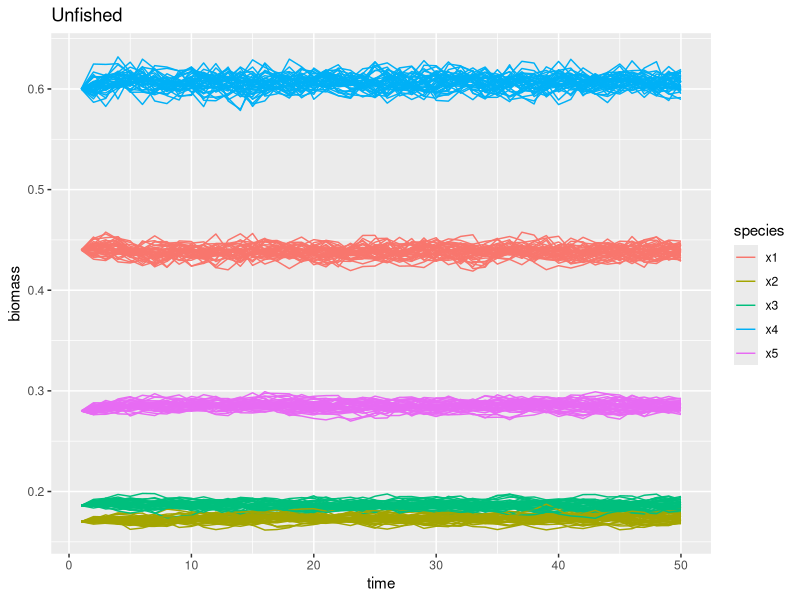
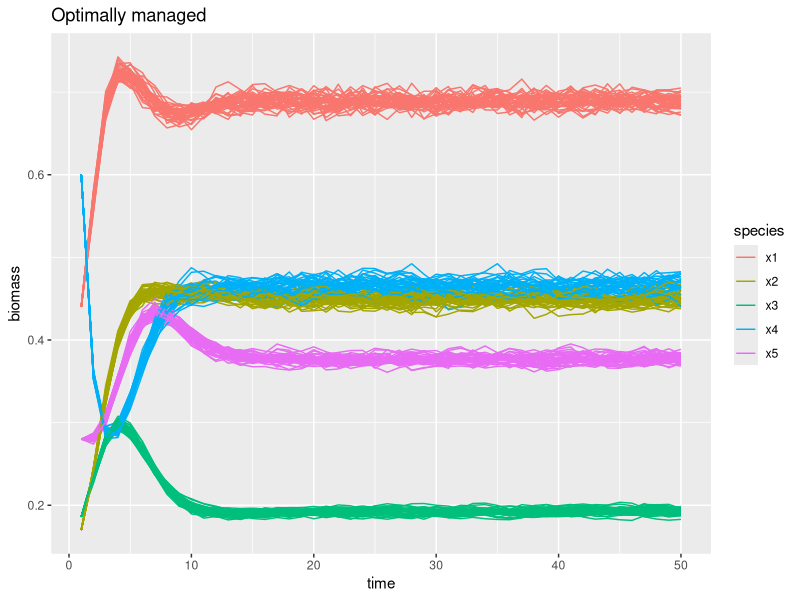
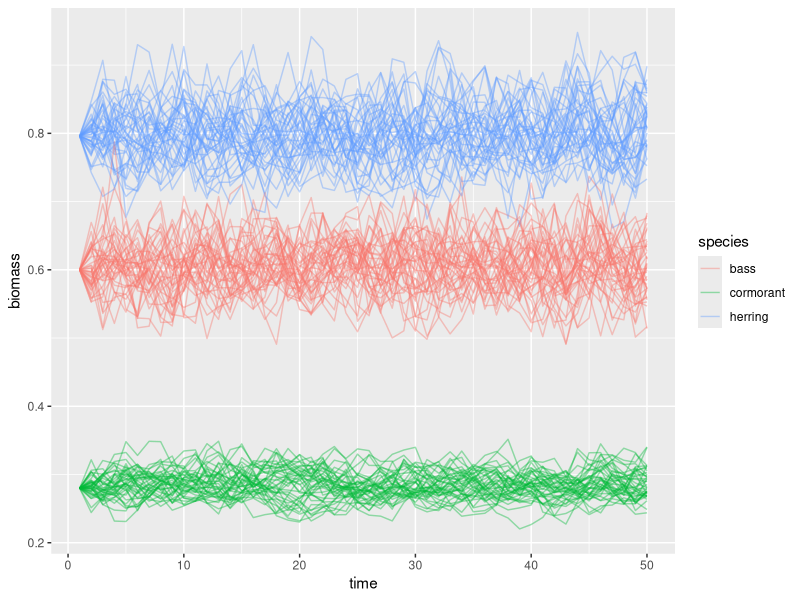

Recreate these plots in R, in order. (Note: a time limit stopped this script after it produced the figures.)
## ---- chunk 1
library(tidyverse)
## ---- chunk 2
## helper funs
format_sim <- function(df) {
  df %>%  
  transmute(time = time, cormorant = x5, bass = x4, herring = x1+x2+x3, r=r) %>%
  pivot_longer(any_of(c("cormorant", "bass", "herring")),
                  names_to = "species",
                  values_to = "biomass")
}
## ---- chunk 3
# x1,x2,x3 Herring (Prey)
# x4 Bass (predator)
# x5 Cormorant (conservation target, predator)
model_5sp <- function(u_prey = 0.5,
                      u_pred = 0.5,
                      sigma = 0.01,
                      x1o = 0.44, # unfished equib
                      x2o = 0.17,
                      x3o = 0.186,
                      x4o = 0.600,
                      x5o = 0.280,
                      Tmax = 50,
                      reps = 40) {
    df <- tibble()
    for(r in 1:reps){
      x1 <- x2 <- x3 <- x4 <- x5 <- numeric(Tmax)
      s1 <- s2 <- s3 <- s4 <- numeric(Tmax)
      xi1 <- rnorm(Tmax, 0, sigma)
      xi2 <- rnorm(Tmax, 0, sigma)
      xi3 <- rnorm(Tmax, 0, sigma)
      xi4 <- rnorm(Tmax, 0, sigma)
      xi5 <- rnorm(Tmax, 0, sigma)
  
      x1[1] <- x1o
      x2[1] <- x2o
      x3[1] <- x3o
      x4[1] <- x4o
      x5[1] <- x5o
     
      for (t in 1:(Tmax-1)) {
          s1[t] <- x1[t] * (1 - u_prey)
          s2[t] <- x2[t] * (1 - u_prey)
          s3[t] <- x3[t] * (1 - u_prey)
          s4[t] <- x4[t] * (1 - u_pred)
  
          x1[t+1] = s1[t]*exp(1.0213 - s1[t] - 0.0861*s2[t] - 0.3141*s3[t] - 0.7252*s4[t] - 0.2445*x5[t] + xi1[t])
          x2[t+1] = s2[t]*exp(1.0289 - 0.4765*s1[t] - s2[t] - 0.1370*s3[t] - 0.9811*s4[t] - 0.0915*x5[t] + xi2[t])
          x3[t+1] = s3[t]*exp(1.0207 - 0.3193*s1[t] - 0.3461*s2[t] - s3[t] - 0.6367*s4[t] - 0.8716*x5[t] + xi3[t])
          x4[t+1] = s4[t]*exp(0.7252*s1[t] + 0.9811*s2[t] + 0.6367*s3[t] - s4[t] + xi4[t])
          x5[t+1] = x5[t]*exp(0.2445*s1[t] + 0.0915*s2[t] + 0.8716*s3[t] - x5[t] +  xi5[t])
  
      }
      df <- dplyr::bind_rows(tibble(time = 1:Tmax, x1, x2, x3, x4, x5, r), df)
    }
    df
}

## ---- chunk 4
clip <- function(x, lower=0, upper=1) {
    x[x <= lower] <- lower
    x[x >= upper] <- upper
    x
}

## Compute the reward associated with a given simulation df given 
## rates for prey and predator species (x[1],x[2])
reward <- function(df,
                   x,
                   w3 = 0.5,              # Conservation value
                   w2 = 0.25,             # Predator harvest value
                   w1 = 1 - (w2+w3),      # Prey harvest value
                   delta = 0.999
                  ) {
    u_prey <- clip(x[1], 0, 1)
    u_pred <- clip(x[2], 0, 1)
    R <-
        w1 * u_prey * (df$x1 + df$x2 + df$x3) +
        w2 * u_pred * df$x4 +
        w3 * df$x5
    t <- seq_along(R)
    as.numeric(R %*% delta ^ t)
}

# Function to be optimized for fixed choice of harvest rates x[1],x[2]
utility <- function(x, f = model_5sp, ...) {

    u_prey <- clip(x[1], 0, 1)
    u_pred <- clip(x[2], 0, 1)
    df <- f(u_prey, u_pred, ...)

    # average accross the reps    
    df <- df %>% group_by(time) %>% summarise(across(.fns=mean))
    
    # negative since optimizer minimizes
    - reward(df, x)
}


## ---- chunk 5

o <- optim(c(0.01,0.5), utility, method="L-BFGS-B", lower = c(0,0), upper = c(1,1))
o$par
o$value

o <- optim(c(0.01,0.5), utility)
clip(o$par, 0, 1)
o$value

x <- c(0.0,.58)
utility(x)


## ---- chunk 6
df <- model_5sp(0, .0, sigma = 0.01)

df %>%
    pivot_longer(tidyselect::starts_with("x"),
                    names_to = "species",
                    values_to = "biomass") %>%
    ggplot(aes(time, biomass, group= interaction(species,r), col=species)) + geom_path() + ggtitle("Unfished")
## ---- chunk 7
df <- model_5sp(0, .58, sigma = 0.01)

df %>%
    pivot_longer(tidyselect::starts_with("x"),
                    names_to = "species",
                    values_to = "biomass") %>%
    ggplot(aes(time, biomass, group= interaction(species,r), col=species)) + 
  geom_path() + ggtitle("Optimally managed")
## ---- chunk 8
## Three-species 'view' of the underlying dynamics, without fishing, starting all species from a low level

#true_observations <- model_5sp(0, 0., sigma = 0.05, x1o =.033, x2o = .033, x3o = .033, x4o = .1, x5o = .1, Tmax = 50)
true_observations <- model_5sp(0, 0, sigma = 0.05)


obs <- true_observations %>% 
  transmute(time = time, cormorant = x5, bass = x4, herring = x1+x2+x3, r=r) %>%
    pivot_longer(any_of(c("cormorant", "bass", "herring")),
                    names_to = "species",
                    values_to = "biomass") 
  

obs %>%
    ggplot(aes(time, biomass, col = species, group = interaction(species,r))) +
    geom_path(alpha=0.4)
## ---- chunk 9
model_3sp <- function(u_prey = 0,
                      u_predator = 0,
                      A1 = 2,
                      R1 = 1.6,
                      A2 = 2.75,
                      R2 = 1.45,
                      Tmax = 50,
                      x1o = 0.44, # unfished equib
                      x2o = 0.17,
                      x3o = 0.186,
                      x4o = 0.600,
                      x5o = 0.280,
                      sigma = 0.01,
                      reps=40) {
    df <- tibble()
    for(r in 1:reps){
    omega1 <- rnorm(Tmax, 0, sigma)
    omega2 <- rnorm(Tmax, 0, sigma)
    omega3 <- rnorm(Tmax, 0, sigma)

    s1 <- x1 <- numeric(Tmax)
    s4 <- x4 <- numeric(Tmax)
    x2 <- x3 <- numeric(Tmax)
    x5 <- numeric(Tmax)
    
    x1[1] <- x1o + x2o + x3o
    x4[1] <- x4o
    x5[1] <- x5o

    for (t in 1:(Tmax-1)) {
        s1[t] <- x1[t] * (1 - 10*u_prey)
        s4[t] <- x4[t] * (1 - u_predator)

        x1[t+1] <- s1[t] * exp(R1 - s1[t] * A1 + omega1[t])
        x4[t+1] <- s4[t] * exp(R2 - s4[t] * A2 + omega2[t])
        x5[t+1] <- .25 * x1[t]
    }

    df <- bind_rows(df, tibble(time = 1:Tmax, x1, x2, x3, x4, x5, r=r))
    }
  df
}
## ---- chunk 10
# Optimal policy under identical utility
u_3sp <- function(x) utility(x, f = model_3sp)

m3sp <- optim(c(0.5,0.1), u_3sp)
m3sp$value
clip(m3sp$par, 0, 1)

## ---- chunk 11
model_B <- function(u_prey = 0.5,
                      u_pred = 0.5,
                      sigma = 0.05,
                      x1o = 0.44, # unfished equib
                      x2o = 0.17,
                      x3o = 0.186,
                      x4o = 0.600,
                      x5o = 0.280,
                      Tmax = 50,
                      R1 =  3, #1.15, #1.0213,
                      A11 = 8,
                      A14 = 0.9, # 0.7252,
                      A15 = 0.9, # 0.2445,
                      A41 =  0.1, #0.7252,
                      A51 = 0.3, # 0.2445,
                    reps = 40) {
  
    df <- tibble()
    for(r in 1:reps){
    
      x1 <- x4 <- x5 <- numeric(Tmax)
      s1 <-  s4 <- numeric(Tmax)
      x2 <- x3 <- numeric(Tmax)
      xi1 <- rnorm(Tmax, 0, sigma)
      xi4 <- rnorm(Tmax, 0, sigma)
      xi5 <- rnorm(Tmax, 0, sigma)
  
      x1[1] <- x1o + x2o + x3o
      x4[1] <- x4o
      x5[1] <- x5o
     
      for (t in 1:(Tmax-1)) {
          s1[t] <- x1[t] * (1 - u_prey)
          s4[t] <- x4[t] * (1 - u_pred)
          x1[t+1] = s1[t]*exp(R1 - A11*s1[t] - A14*s4[t] - A15 * x5[t] + xi1[t])
          x4[t+1] = s4[t]*exp(A41*s1[t] - s4[t] + xi4[t])
          x5[t+1] = x5[t]*exp(A51*s1[t] - x5[t] +  xi5[t])
  
      }
      df <- bind_rows(df, tibble(time = 1:Tmax, x1, x2, x3, x4, x5, r=r))
    }
    df
}
## ---- chunk 12
# Optimal policy under identical utility
u_B <- function(x) utility(x, f = model_B)
u_B(c(0, .58))
#optim(c(0.5,0.1), u_B, method = "L-BFGS-B", lower=0, upper=1)

B <- optim(c(.2,0.01), u_B)
model_B_policy <- clip(B$par, 0, 1)
model_B_policy

## ---- chunk 13


Tmax <- 20
x <- model_B_policy
#x <- c(0.,0.58)  # Following the optimal policy under model_B

sim <- model_5sp(u_prey = x[[1]], u_pred = x[[2]], Tmax = Tmax, sigma= 0.05)
obs <- sim %>% format_sim()
predict_B <- model_B(u_prey = x[[1]], u_pred = x[[2]], Tmax = Tmax) %>% format_sim()

reward(df = sim, x = x) / 40
## ---- chunk 14
obs_stats <- obs %>%
  group_by(time, species) %>% 
  summarize(sd = sd(biomass), biomass = mean(biomass), type = "observed")

predict_stats_B <- predict_B %>% 
  group_by(time, species) %>% 
  summarize(sd = sd(biomass), biomass = mean(biomass), type = "predicted_B")

bind_rows(obs_stats, predict_stats_B) %>% 
  filter(species != "herring") %>%
  ggplot(aes(time, biomass, col= species)) + 
  geom_point(aes(shape=type)) +
  geom_errorbar(aes(ymin = biomass - 2*sd, ymax = biomass + 2 *sd, lty=type))

## ---- chunk 15
## True observations vs forecasts, 5 steps ahead, while following the Optimal / Model 1 policy, starting with default initial condition
Tmax <- 10
x <- c(0,0.58)

sim <- model_5sp(u_prey = x[[1]], u_pred = x[[2]], Tmax = Tmax, sigma=0.05)
obs <- sim %>% format_sim()
predict <- model_3sp(u_prey = x[[1]], u_pred = x[[2]], Tmax = Tmax) %>% format_sim()

reward(df = sim, x = x) / 40
## ---- chunk 16
obs_stats <- obs %>%
  group_by(time, species) %>% 
  summarize(sd = sd(biomass), biomass = mean(biomass), type = "observed")

predict_stats <- predict %>% 
  group_by(time, species) %>% 
  summarize(sd = sd(biomass), biomass = mean(biomass), type = "predicted_A")

bind_rows(obs_stats, predict_stats) %>% 
  filter(species != "herring") %>%
  ggplot(aes(time, biomass, col= species)) + 
  geom_point(aes(shape=type)) +
  geom_errorbar(aes(ymin = biomass - 2*sd, ymax = biomass + 2 *sd, lty=type))
## ---- chunk 17
score_me <- function(x = c(0,0.58), process=model_5sp, forecast=model3p, Tmax=5) {
  
  obs <- process(u_prey = x[[1]], u_pred = x[[2]], Tmax = Tmax) %>% format_sim()
  predict <- forecast(u_prey = x[[1]], u_pred = x[[2]], Tmax = Tmax) %>% format_sim()
  
}
## ---- chunk 18
## True observations vs forecasts, 5 steps ahead, unfished, starting with default initial condition
Tmax <- 20
x <- c(0,0.)

obs <- model_5sp(u_prey = x[[1]], u_pred = x[[2]], sigma=0.05, Tmax = Tmax) %>% format_sim()
predict <- model_3sp(u_prey = x[[1]], u_pred = x[[2]], Tmax = Tmax) %>% format_sim()


obs_stats <- obs %>%
  group_by(time, species) %>% 
  summarize(sd = sd(biomass), biomass = mean(biomass))

predict_stats <- predict %>% 
  group_by(time, species) %>% 
  summarize(sd = sd(biomass), biomass = mean(biomass))

## dotted are forecasted values, solid are observed values


predict_stats %>%
  ggplot(aes(time, biomass, col= species)) + 
  geom_errorbar(aes(ymin = biomass - 2*sd, ymax = biomass + 2 *sd), lty=2) + 
  geom_errorbar(data = obs_stats, aes(ymin = biomass - 2*sd, ymax = biomass + 2 *sd))

## ---- chunk 19


Tmax <- 5
x <- c(0,0)
x <- model_B_policy
#x <- c(0.,0.58)  # Following the optimal policy under model_B

obs <- model_5sp(u_prey = x[[1]], u_pred = x[[2]], Tmax = Tmax) %>% format_sim()
predict_B <- model_B(u_prey = x[[1]], u_pred = x[[2]], Tmax = Tmax) %>% format_sim()



obs_stats <- obs %>%
  group_by(time, species) %>% 
  summarize(sd = sd(biomass), biomass = mean(biomass))

predict_stats_B <- predict_B %>% 
  group_by(time, species) %>% 
  summarize(sd = sd(biomass), biomass = mean(biomass))


predict_stats_B %>%
  ggplot(aes(time, biomass, col= species)) + 
  geom_errorbar(aes(ymin = biomass - 2*sd, ymax = biomass + 2 *sd), lty=2) + 
  geom_errorbar(data = obs_stats, aes(ymin = biomass - 2*sd, ymax = biomass + 2 *sd))


## ---- chunk 20
# unfished equilibrium
m1_forecast <- model_3sp(0, 0.0, sigma = 0.05,  Tmax = 50)
  
predictions <- m1_forecast %>%
  transmute(time = time, cormorant = x5, bass = x4, herring = x1+x2+x3, r=r) %>%
  pivot_longer(any_of(c("cormorant", "bass", "herring")),
                  names_to = "species",
                  values_to = "biomass") %>% 
  group_by(time, species) %>% 
  summarize(sd = sd(biomass), biomass = mean(biomass))


predictions %>%
  ggplot(aes(time, biomass, col= species)) + 
  geom_errorbar(aes(ymin = biomass - 2*sd, ymax = biomass + 2 *sd)) +
  geom_point(data = filter(obs, r==1))
## ---- chunk 21
# unfished equilibrium
m1_forecast <- model_3sp(0, 0.58, sigma = 0.05,  Tmax = 50)

predictions <-   
m1_forecast %>%
    transmute(time = time, cormorant = x5, bass = x4, herring = x1, r=r) %>%
    pivot_longer(any_of(c("cormorant", "bass", "herring")),
                    names_to = "species",
                    values_to = "biomass") %>% 
    group_by(time, species) %>% 
  summarize(sd = sd(biomass), biomass = mean(biomass))


predictions %>%
ggplot(aes(time, biomass, col= species)) + 
  geom_errorbar(aes(ymin = biomass - 2*sd, ymax = biomass + 2 *sd)) +
  geom_point(data = filter(obs, r==1))
